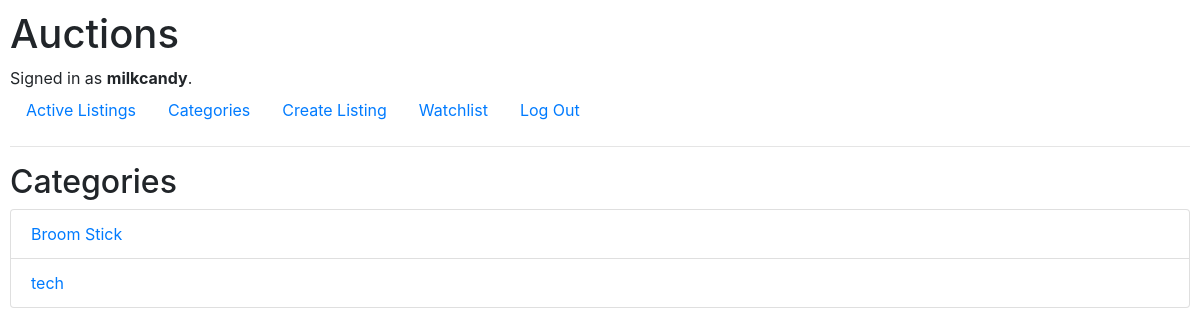
The page /categories (signed in) on the database its author committed.
### auctions/models.py (models this page shows)
class User(AbstractUser):
    pass
    watchlist = models.ManyToManyField('Auction', blank=True)

class Auction(models.Model):
    title = models.CharField(max_length=100)
    description = models.TextField()
    start_price = models.DecimalField(max_digits=10, decimal_places=2)
    image_url = models.URLField(blank=True, null=True)
    created_at = models.DateTimeField(auto_now_add=True)
    updated_at = models.DateTimeField(auto_now=True)
    category = models.CharField(max_length=64, blank=True, null=True)
    isActive = models.BooleanField(default=True)
    owner = models.ForeignKey(User, on_delete=models.CASCADE, related_name="listings")
    winner = models.ForeignKey(User, on_delete=models.SET_NULL, blank=True, null=True, related_name="won_auctions")

### auctions/views.py (the view)
# urls.py: path("categories", views.categories, name="categories")
def categories(request):
    return render(request, "auctions/categories.html", {
        "categories": Auction.objects.values_list('category', flat=True).distinct()
    })

### auctions/templates/auctions/categories.html
{% extends "auctions/layout.html" %}
{% block body %}
<h2>Categories</h2>
<ul class="list-group">
    {% for category in categories %}
    {% if category %}
    <li class="list-group-item">
        <a href="{% url 'index' %}?category={{ category }}">{{ category }}</a>
    </li>
    {% else %}
    <li class="list-group-item">
        <a href="{% url 'index' %}?category=None">Uncategorized</a>
    </li>
    {% endif %}
    {% empty %}
    <li class="list-group-item">No categories found.</li>
    {% endfor %}
</ul>
{% endblock %}

### auctions/templates/auctions/layout.html (shortened to what this page needs)
{% load static %}
<!DOCTYPE html>
<html lang="en">
<head>
    <link rel="stylesheet" href="https://stackpath.bootstrapcdn.com/bootstrap/4.4.1/css/bootstrap.min.css"
>
    <link href="{% static 'auctions/styles.css' %}" rel="stylesheet">
</head>
<body>
    <h1>Auctions</h1>
    <div>
        {% if user.is_authenticated %}
        Signed in as <strong>{{ user.username }}</strong>.
        {% else %}
        Not signed in.
        {% endif %}
    </div>
    <ul class="nav">
        <li class="nav-item">
            <a class="nav-link" href="{% url 'index' %}">Active Listings</a>
        </li>
        <li class="nav-item">
            <a class="nav-link" href="{% url 'categories' %}">Categories</a>
        </li>
        {% if user.is_authenticated %}
        <li class="nav-item">
            <a class="nav-link" href="{% url 'create' %}">Create Listing</a>
        </li>
        <li class="nav-item">
            <a class="nav-link" href="{% url 'watchlist' %}">Watchlist</a>
        </li>
        <li class="nav-item">
            <a class="nav-link" href="{% url 'logout' %}">Log Out</a>
        </li>
        {% endif %}
    </ul>
    <hr>
    {% block body %}
    {% endblock %}
</body>
</html>

### auctions/static/auctions/styles.css (style rules this page uses)
body { padding: 10px; }

### rows shown on the page
User: username "milkcandy"
Auction: category "Broom Stick"
Auction: category "tech"
